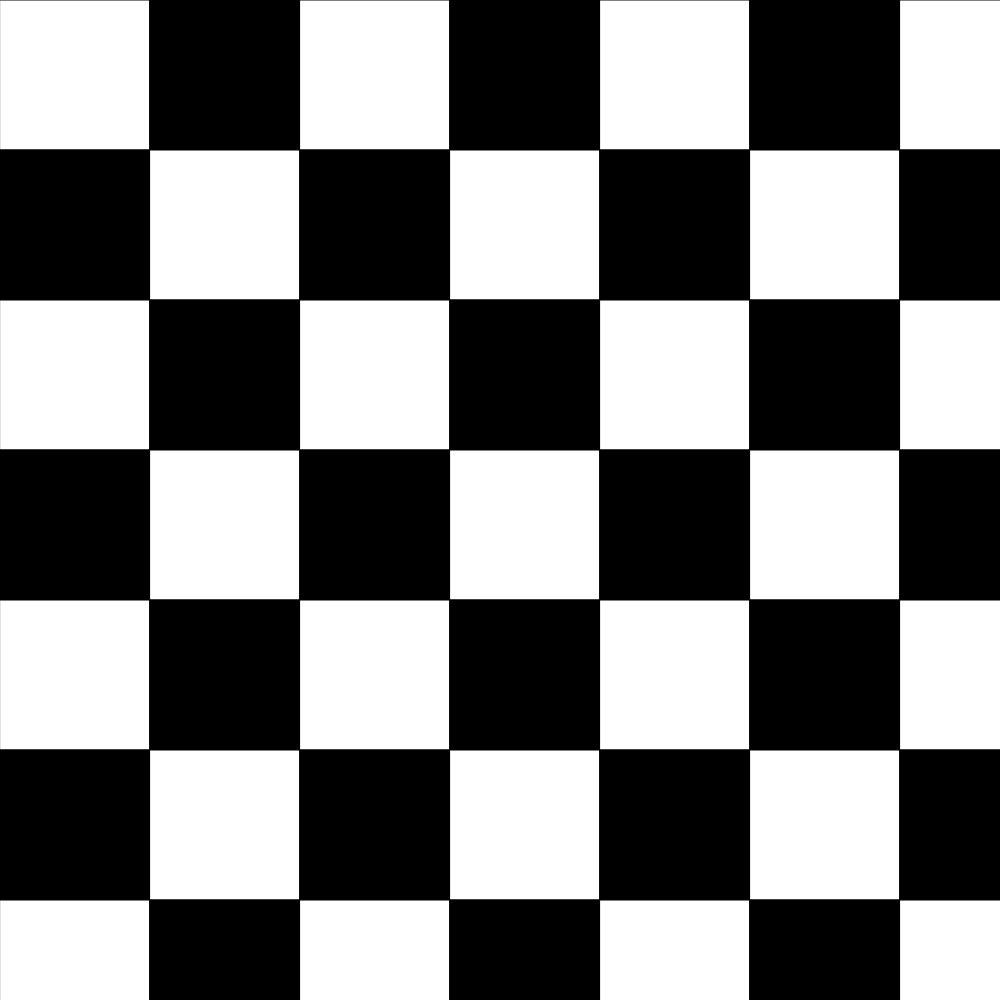
Frame 1 (no input)
Frame 60 (no input): identical to frame 1, image omitted
Frame 120 (the mouse pressed at the canvas centre since frame 60): identical to frame 1, image omitted

The p5.js sketch that drew this single still picture (run headless with seeded random() and noise() and a simulated clock; from frame 60 on, the mouse is pressed at the canvas centre):

// p5.js sketch
// ── sketch.js

function setup() {
  if(windowWidth > windowHeight){
    createCanvas(windowHeight, windowHeight);
  }
  else{
    createCanvas(windowWidth, windowWidth);
  }
}

function draw() {
  background(220);
  drawingrects();
}

function drawingrects() {
  let size = windowWidth/8;
  let iswhite = true;
  for (let x = 0; x < 8; x++){
    for (let y = 0; y<8; y++){
      if (iswhite){
        fill("white");
      }
      else{
        fill("black");
      }
      square(x*size, y*size , size);
      iswhite = !iswhite;
    }
    iswhite = !iswhite;
  } 
  
}
